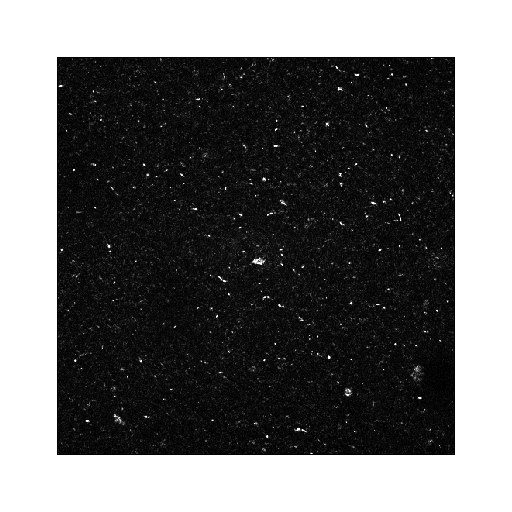
#> input picture codispersion_real_case_template/data/ch05_nano-a.png, 512 x 512 px, found by its file name; its folder holds 4 pictures in this run; the run also reads 2 pictures not shown here
$ python run_01_caso_real_A.py
#> lines starting #> are read from the running program, lines starting #| are printed output that depends on the picture; after the words box and inside, x2 and y2 are one past the last pixel; in counts of white or black regions, pixels touching at a corner belong together; long printed decimals are rounded
### codispersion_real_case_template/src/codispersion_real_case/preprocessing.py
from __future__ import annotations

from pathlib import Path
from typing import Dict, Tuple

import numpy as np


def ensure_gray(img: np.ndarray) -> np.ndarray:
    """Convierte una imagen RGB/RGBA a escala de grises; si ya es 2D, la conserva."""
    arr = np.asarray(img)
    if arr.ndim == 3:
        if arr.shape[2] >= 3:
            arr = 0.2989 * arr[..., 0] + 0.5870 * arr[..., 1] + 0.1140 * arr[..., 2]
        else:
            arr = arr.mean(axis=2)
    return arr.astype(np.float64)


def load_gray(path: str | Path) -> np.ndarray:
    """Carga una imagen como float64 en escala de grises, manteniendo escala original."""
    path = Path(path)
    try:
        import imageio.v3 as iio
        arr = iio.imread(path)
#> arr is the input picture: shape (512, 512, 3); min 0, max 255, mean 110
    except Exception:
        from PIL import Image
        arr = np.asarray(Image.open(path))
    return ensure_gray(arr)


def load_gray01(path: str | Path) -> np.ndarray:
    """Carga una imagen como float64 en escala de grises normalizada a [0, 1]."""
    arr = load_gray(path)
    if arr.max() > 1.0:
        arr = arr / 255.0
    return arr.astype(np.float64)


# [4 lines left out: function zscore, not called in this run]


def tukey_1d(N: int, k: int) -> np.ndarray:
    """Ventana Tukey 1D con aproximadamente k pixeles de rampa por borde."""
    N = int(N)
    k = int(k)
    if N <= 1:
        return np.ones(N, dtype=np.float64)
    alpha = min(1.0, max(0.0, 2.0 * k / max(1, N - 1)))
    n = np.arange(N, dtype=np.float64)
    if alpha <= 0.0:
        return np.ones(N, dtype=np.float64)
    if alpha >= 1.0:
        return 0.5 * (1 - np.cos(2 * np.pi * n / (N - 1)))
    w = np.ones(N, dtype=np.float64)
    edge = int(np.floor(alpha * (N - 1) / 2.0))
    if edge > 0:
        idx = np.arange(edge, dtype=np.float64)
        vals = 0.5 * (1 + np.cos(np.pi * (2 * idx / (alpha * (N - 1)) - 1)))
        w[:edge] = vals
        w[-edge:] = vals[::-1]
    return w


def tukey2d(n1: int, n2: int, k: int = 8) -> np.ndarray:
    """Ventana Tukey 2D separable."""
    return np.outer(tukey_1d(n1, k), tukey_1d(n2, k)).astype(np.float64)


def apply_tukey2d(Z: np.ndarray, border_px: int = 8) -> np.ndarray:
    """Aplica Tukey 2D a una imagen."""
    Z = np.asarray(Z, dtype=np.float64)
    W = tukey2d(Z.shape[0], Z.shape[1], border_px)
    return (Z * W).astype(np.float64)


def preprocess_image(
    Z: np.ndarray,
    *,
    use_zscore: bool = True,
    use_taper: bool = True,
    border_px: int = 8,
) -> np.ndarray:
    """Pipeline estándar: z-score opcional + Tukey opcional."""
    out = np.asarray(Z, dtype=np.float64)
    if use_zscore:
        out = zscore(out)
    if use_taper:
        out = apply_tukey2d(out, border_px=border_px)
    return out.astype(np.float64)


def load_real_images(data_dir: str | Path = "data", normalize01: bool = True) -> Dict[str, np.ndarray]:
    """Carga las imágenes reales a,b,c,d desde una carpeta."""
    data_dir = Path(data_dir)
    loader = load_gray01 if normalize01 else load_gray
    paths = {
        "a": data_dir / "ch05_nano-a.png",
        "b": data_dir / "ch05_nano-b.png",
        "c": data_dir / "ch05_nano-c.png",
        "d": data_dir / "ch05_nano-d.png",
    }
    return {key: loader(path) for key, path in paths.items()}
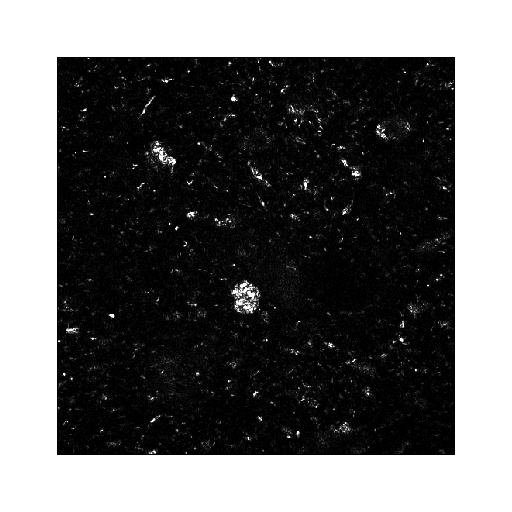
#> input picture codispersion_real_case_template/data/ch05_nano-c.png, 512 x 512 px, found by its file name
#> in load_gray, arr is the input picture: shape (512, 512, 3); min 0, max 255, mean 106.3


# [5 lines left out: function crop_pair, not called in this run]

### codispersion_real_case_template/src/codispersion_real_case/pipelines.py
from __future__ import annotations

from pathlib import Path
from typing import Dict, List, Optional, Tuple

import pandas as pd
import numpy as np

from .preprocessing import load_real_images, preprocess_image, crop_pair, tukey2d
from .diagnostics import real_diagnostics, synthetic_diagnostics, rank1_diagnostics, propose_H
from .synthetic import model1_alignment, model2_diff_ranges, model3_anisotropy_corr, model_rank1, unit_tests_rank1, behavior_tests_B
from .codispersion import codispersion_sobre_H
from .block_selection import select_block_size, select_block_size_double_bootstrap
from .bootstrap import boot_codispersion, results_to_table, validate_mosaic


def run_real_preprocessing_A(
    data_dir: str | Path = "data",
    *,
    test: bool = True,
    crop_n: int = 128,
    use_taper: bool = True,
    border_px: int = 8,
) -> Dict[str, object]:
    imgs0 = load_real_images(data_dir, normalize01=True)
#> imgs0 = 4 items
    if test:
        imgs0 = {k: v[:crop_n, :crop_n].copy() for k, v in imgs0.items()}
    pre = {k: preprocess_image(v, use_zscore=False, use_taper=use_taper, border_px=border_px) for k, v in imgs0.items()}
#> pre = 4 items
    raw_diag = real_diagnostics(imgs0)
    pre_diag = real_diagnostics(pre)
    return {"raw_images": imgs0, "preprocessed_images": pre, "raw_diag": raw_diag, "pre_diag": pre_diag}


# [41 lines left out: functions run_synthetic_preprocessing_B, run_rank1_preprocessing_C, run_formal_implementation_checks, not called in this run]


def _default_H():
    base = [(1,0), (0,1), (1,1), (-1,1)]
    return [(k*h1, k*h2) for k in (1,2) for (h1,h2) in base]


# [51 lines left out: functions run_select_b_real, run_bootstrap_real, not called in this run]

### codispersion_real_case_template/src/codispersion_real_case/diagnostics.py
from __future__ import annotations

import math
from typing import Dict, Iterable, List, Tuple

import numpy as np
import pandas as pd


def roll_diff(X: np.ndarray, h1: int, h2: int) -> np.ndarray:
    """Incremento toroidal: Z(s+h)-Z(s)."""
    return np.roll(X, shift=(int(h1), int(h2)), axis=(0, 1)) - X


def border_center_stats(X: np.ndarray, k: int = 10) -> Dict[str, float]:
    X = np.asarray(X, dtype=np.float64)
    n1, n2 = X.shape
    border = np.zeros_like(X, dtype=bool)
    border[:k, :] = True
    border[-k:, :] = True
    border[:, :k] = True
    border[:, -k:] = True
    center = ~border
    eps = 1e-12
    return {
        "border_mean": float(X[border].mean()),
        "center_mean": float(X[center].mean()),
        "rel_diff_mean_%": float(100 * (X[border].mean() - X[center].mean()) / (X[center].mean() + eps)),
        "border_std": float(X[border].std()),
        "center_std": float(X[center].std()),
    }


def tile_stats(X: np.ndarray, T: int = 8) -> Dict[str, float]:
    X = np.asarray(X, dtype=np.float64)
    n1, n2 = X.shape
    t1, t2 = n1 // T, n2 // T
    means, vars_ = [], []
    for i in range(T):
        for j in range(T):
            block = X[i*t1:(i+1)*t1, j*t2:(j+1)*t2]
            means.append(block.mean())
            vars_.append(block.var())
    means = np.asarray(means)
    vars_ = np.asarray(vars_)
    return {
        "tile_mean_mean": float(means.mean()),
        "tile_mean_std": float(means.std()),
        "tile_var_mean": float(vars_.mean()),
        "tile_var_min": float(vars_.min()),
        "tile_var_max": float(vars_.max()),
        "tile_var_ratio_max_min": float(vars_.max() / (vars_.min() + 1e-12)),
    }


def tile_var_of_increments(X: np.ndarray, h: Tuple[int, int] = (1, 0), T: int = 8) -> Dict[str, object]:
    D = roll_diff(X, *h)
    n1, n2 = D.shape
    t1, t2 = n1 // T, n2 // T
    vals = []
    for i in range(T):
        for j in range(T):
            vals.append(D[i*t1:(i+1)*t1, j*t2:(j+1)*t2].var())
    vals = np.asarray(vals)
    return {"h": tuple(h), "mean_var": float(vals.mean()), "ratio_max_min": float(vals.max() / (vals.min() + 1e-12))}


def variogram_toroidal(X: np.ndarray, h: Tuple[int, int]) -> float:
    D = roll_diff(X, *h)
    return float((D * D).mean())


# [4 lines left out: function cross_variogram_toroidal, not called in this run]


def radial_variogram(X: np.ndarray, max_r: int = 8) -> Tuple[np.ndarray, np.ndarray]:
    vals: dict[float, list[float]] = {}
    for h1 in range(-max_r, max_r + 1):
        for h2 in range(-max_r, max_r + 1):
            if h1 == 0 and h2 == 0:
                continue
            d = math.hypot(h1, h2)
            if d > max_r:
                continue
            vals.setdefault(round(d, 5), []).append(variogram_toroidal(X, (h1, h2)))
    ds = sorted(vals)
    gammas = [float(np.mean(vals[d])) for d in ds]
    return np.array(ds), np.array(gammas)


# [13 lines left out: function radial_cross_variogram, not called in this run]


def effective_range(ds: np.ndarray, gammas: np.ndarray, pct: float = 0.95) -> float:
    k = min(3, len(gammas))
    sill = float(np.mean(np.sort(gammas)[-k:]))
    thr = pct * sill
    for d, g in zip(ds, gammas):
        if g >= thr:
            return float(d)
    return float(ds[-1])


def propose_H(r_eff: float, cap: int = 2) -> Tuple[List[Tuple[int, int]], int]:
    hmax = min(max(1, int(np.floor(0.5 * r_eff))), cap)
    H = set()
    for base in [(1, 0), (0, 1), (1, 1), (-1, 1)]:
        for k in range(1, hmax + 1):
            H.add((base[0] * k, base[1] * k))
    return sorted(H), hmax


def codisp_table(X: np.ndarray, Y: np.ndarray, H: Iterable[Tuple[int, int]]) -> pd.DataFrame:
    from .codispersion import codispersion_empirica
    rows = []
    for h in H:
        res = codispersion_empirica(X, Y, h, mode="toroidal", return_contrib=False)
        rows.append({"h": tuple(h), "rho_hat": res["rho"], "m": res["m"], "status": res["status"]})
    return pd.DataFrame(rows)


def _basic_stats_table(images: Dict[str, np.ndarray]) -> pd.DataFrame:
    rows = []
    for name, X in images.items():
        rows.append({
            "image": name,
            "shape": f"{X.shape[0]}x{X.shape[1]}",
            "min": float(np.nanmin(X)),
            "max": float(np.nanmax(X)),
            "mean": float(np.nanmean(X)),
            "std": float(np.nanstd(X)),
        })
#> this loop made 4 passes
#> name on passes 1 to 4: 'a', 'b', 'c', 'd'
#> after the loop, rows = 4 items
    return pd.DataFrame(rows)


def real_diagnostics(images: Dict[str, np.ndarray], *, max_r: int = 8, tile_T: int = 8) -> Dict[str, object]:
    """Diagnósticos para imágenes reales ya cargadas/preprocesadas."""
    basic = _basic_stats_table(images)
#> basic = table of 4 rows and 6 columns
    bvc_rows, tile_rows, inc_rows = [], [], []
    r_eff = {}
    for name, X in images.items():
        s = border_center_stats(X, k=10); s["image"] = name; bvc_rows.append(s)
        t = tile_stats(X, T=tile_T); t["image"] = name; tile_rows.append(t)
        for h in [(1, 0), (0, 1)]:
            r = tile_var_of_increments(X, h, T=tile_T); r["image"] = name; inc_rows.append(r)
        ds, g = radial_variogram(X, max_r=max_r)
        r_eff[name] = effective_range(ds, g, pct=0.95)
#> this loop made 4 passes
#> (name, sill in effective_range, thr in effective_range) on passes 1 to 4: ('a', 0.0808, 0.0768), ('b', 0.0806, 0.0766), ('c', 0.0853, 0.0811), ('d', 0.085, 0.0807)
#> pass 1, in border_center_stats, `center = ~border`:
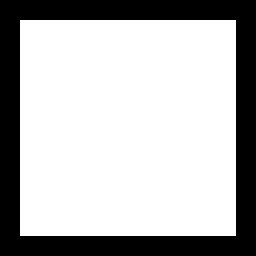
#> center: shape (128, 128) bool (shown 2 times larger); 71.2% white; 1 black region, box (x1, y1, x2, y2) and area: (0, 0, 128, 128) 4720
#> after the loop, bvc_rows = 4 items; inc_rows = 8 items; r_eff = {'a': 7.21, 'b': 7.21, 'c': 7.21, 'd': 7.21}; tile_rows = 4 items
    pairs = {}
    if "a" in images and "b" in images:
        r_ab = min(r_eff["a"], r_eff["b"])
#> r_ab = 7.21
        H_ab, hmax_ab = propose_H(r_ab, cap=2)
#> in propose_H, `hmax = min(max(1, int(np.floor(0.5 * r_eff))), cap)`: hmax = 2
#> H_ab = [(-2, 2), (-1, 1), (0, 1), (0, 2), (1, 0), (1, 1), (2, 0), (2, 2)]; hmax_ab = 2
        pairs["ab"] = {"H": H_ab, "hmax": hmax_ab, "codisp": codisp_table(images["a"], images["b"], H_ab)}
#> the loop in codisp_table, `for h in H:` made 8 passes
#> (h1 in codispersion_empirica, h2 in codispersion_empirica, Abar in codispersion_empirica, Bbar in codispersion_empirica, rho in codispersion_empirica) on passes 1 to 8: (-2, 2, 0.0342, 0.0339, 0.991), (-1, 1, 0.0183, 0.0181, 0.984), (0, 1, 0.00956, 0.00943, 0.973), (0, 2, 0.0181, 0.0178, 0.984), (1, 0, 0.00988, 0.00967, 0.972), (1, 1, 0.0184, 0.0182, 0.985), (2, 0, 0.0186, 0.0182, 0.983), (2, 2, 0.0342, 0.0339, 0.991)
#> after the loop in codisp_table, `for h in H:`: rows = 8 items
    if "c" in images and "d" in images:
        r_cd = min(r_eff["c"], r_eff["d"])
#> r_cd = 7.21
        H_cd, hmax_cd = propose_H(r_cd, cap=2)
#> H_cd has the same summary as H_ab; hmax_cd = 2
        pairs["cd"] = {"H": H_cd, "hmax": hmax_cd, "codisp": codisp_table(images["c"], images["d"], H_cd)}
#> the loop in codisp_table (call 2), `for h in H:` made 8 passes
#> (h1 in codispersion_empirica, h2 in codispersion_empirica, Abar in codispersion_empirica, Bbar in codispersion_empirica, rho in codispersion_empirica) on passes 1 to 8: (-2, 2, 0.0352, 0.0352, 0.992), (-1, 1, 0.0185, 0.0186, 0.985), (0, 1, 0.00975, 0.00984, 0.977), (0, 2, 0.0188, 0.0188, 0.986), (1, 0, 0.00981, 0.00985, 0.973), (1, 1, 0.0186, 0.0187, 0.986), (2, 0, 0.0188, 0.0188, 0.985), (2, 2, 0.0352, 0.0352, 0.992)
#> pass 1, in codispersion_empirica (call 9), `DX = _increments_toroidal(X, (h1, h2))`:
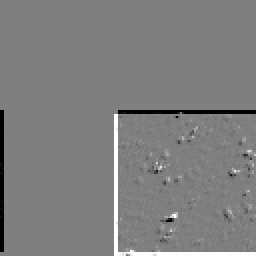
#> DX: shape (128, 128) float64 (shown 2 times larger); min -1, max 1, mean -1.73e-18; drawn with min black and max white
    return {
        "basic": basic,
        "border_center": pd.DataFrame(bvc_rows),
        "tiles": pd.DataFrame(tile_rows),
        "increment_tiles": pd.DataFrame(inc_rows),
        "r_eff": r_eff,
        "pairs": pairs,
    }


# [52 lines left out: functions synthetic_diagnostics, rank1_diagnostics, not called in this run]

### codispersion_real_case_template/src/codispersion_real_case/codispersion.py
from __future__ import annotations

import math
from typing import Dict, Iterable, List, Tuple

import numpy as np

from .diagnostics import roll_diff


def _increments_toroidal(Z: np.ndarray, h: Tuple[int, int]) -> np.ndarray:
    return roll_diff(Z, int(h[0]), int(h[1])).astype(np.float64)


# [8 lines left out: function _slices_interior, not called in this run]


def codispersion_empirica(
    X: np.ndarray,
    Y: np.ndarray,
    h: Tuple[int, int],
    mode: str = "toroidal",
    min_pairs: int = 1,
    nan_policy: str = "omit",
    return_contrib: bool = True,
) -> Dict[str, object]:
    """Estimador rho_hat(h) como promedio de contribuciones locales."""
    X = np.asarray(X, dtype=np.float64)
    Y = np.asarray(Y, dtype=np.float64)
    if X.shape != Y.shape:
        raise ValueError("X e Y deben tener el mismo tamaño")
    h1, h2 = int(h[0]), int(h[1])

    if mode == "toroidal":
        DX = _increments_toroidal(X, (h1, h2))
        DY = _increments_toroidal(Y, (h1, h2))
    elif mode == "interior":
        S0, S1 = _slices_interior(*X.shape, h1, h2)
        DX = X[S1] - X[S0]
        DY = Y[S1] - Y[S0]
    else:
        raise ValueError("mode debe ser 'toroidal' o 'interior'")

    if nan_policy == "omit":
        mask = np.isfinite(DX) & np.isfinite(DY)
        DX = DX[mask]
        DY = DY[mask]
    elif nan_policy == "propagate":
        if not (np.isfinite(DX).all() and np.isfinite(DY).all()):
            return {"rho": np.nan, "Abar": np.nan, "Bbar": np.nan, "m": 0, "S": None, "status": "nan_present"}
    else:
        raise ValueError("nan_policy debe ser 'omit' o 'propagate'")

    m = DX.size
    if m < min_pairs:
        return {"rho": np.nan, "Abar": np.nan, "Bbar": np.nan, "m": int(m), "S": None, "status": "too_few_pairs"}

    Abar = float(np.mean(DX * DX))
    Bbar = float(np.mean(DY * DY))
    if not (Abar > 0.0 and Bbar > 0.0):
        return {"rho": np.nan, "Abar": Abar, "Bbar": Bbar, "m": int(m), "S": None, "status": "zero_variance"}

    S = (DX * DY) / math.sqrt(Abar * Bbar)
    rho = float(np.clip(np.mean(S), -1.0, 1.0))
    out = {"rho": rho, "Abar": Abar, "Bbar": Bbar, "m": int(m), "status": "ok"}
    if return_contrib:
        out["S"] = S
    return out


def codispersion_sobre_H(X: np.ndarray, Y: np.ndarray, H: Iterable[Tuple[int, int]], **kwargs) -> List[Dict[str, object]]:
    return [dict(h=tuple(h), **codispersion_empirica(X, Y, h, **kwargs)) for h in H]


# [10 lines left out: function codispersion_xy, not called in this run]

### codispersion_real_case_template/scripts/run_01_caso_real_A.py
from codispersion_real_case import run_real_preprocessing_A

out = run_real_preprocessing_A(data_dir="data", test=True, crop_n=128)
#> in run_real_preprocessing_A, `raw_diag = real_diagnostics(imgs0)`: raw_diag = 6 items
#> the loop in _basic_stats_table (call 2), `for name, X in images.items():` made 4 passes
#> the loop in real_diagnostics (call 2), `for name, X in images.items():` made 4 passes
#> (name, sill in effective_range, thr in effective_range) on passes 1 to 4: ('a', 0.103, 0.0977), ('b', 0.102, 0.0973), ('c', 0.105, 0.0995), ('d', 0.105, 0.0995)
#> pass 1, in tile_var_of_increments (call 10), `D = roll_diff(X, *h)`:
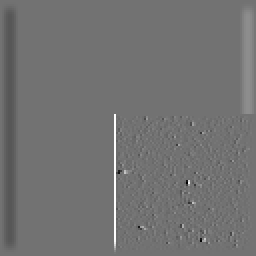
#> D: shape (128, 128) float64 (shown 2 times larger); min -0.812, max 1, mean 1.45e-19; drawn with min black and max white
#> pass 1, in variogram_toroidal (call 785), `D = roll_diff(X, *h)`:
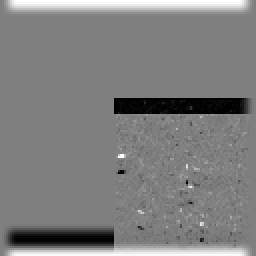
#> D: shape (128, 128) float64 (shown 2 times larger); min -1, max 1, mean 2.82e-18; drawn with min black and max white
#> the loop in codisp_table (call 3), `for h in H:` made 8 passes
#> (h1 in codispersion_empirica, h2 in codispersion_empirica, Abar in codispersion_empirica, Bbar in codispersion_empirica, rho in codispersion_empirica) on passes 1 to 8: (-2, 2, 0.0293, 0.0289, 0.991), (-1, 1, 0.0129, 0.0125, 0.98), (0, 1, 0.00683, 0.00667, 0.968), (0, 2, 0.0156, 0.0153, 0.984), (1, 0, 0.00704, 0.00679, 0.965), (1, 1, 0.013, 0.0128, 0.981), (2, 0, 0.016, 0.0156, 0.983), (2, 2, 0.0297, 0.0293, 0.991)
#> pass 1, in codispersion_empirica (call 17), `DX = _increments_toroidal(X, (h1, h2))`:
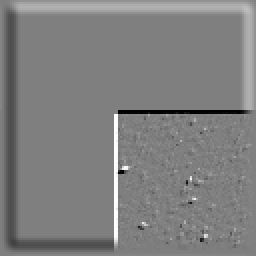
#> DX: shape (128, 128) float64 (shown 2 times larger); min -1, max 1, mean 8.67e-19; drawn with min black and max white
#> the loop in codisp_table (call 4), `for h in H:` made 8 passes
#> (h1 in codispersion_empirica, h2 in codispersion_empirica, Abar in codispersion_empirica, Bbar in codispersion_empirica, rho in codispersion_empirica) on passes 1 to 8: (-2, 2, 0.0291, 0.0291, 0.993), (-1, 1, 0.0124, 0.0126, 0.983), (0, 1, 0.00653, 0.00667, 0.973), (0, 2, 0.0154, 0.0156, 0.987), (1, 0, 0.00678, 0.00685, 0.969), (1, 1, 0.0127, 0.0128, 0.984), (2, 0, 0.0156, 0.0157, 0.986), (2, 2, 0.0296, 0.0297, 0.993)
#> pass 1, in codispersion_empirica (call 25), `X = np.asarray(X, dtype=np.float64)`:
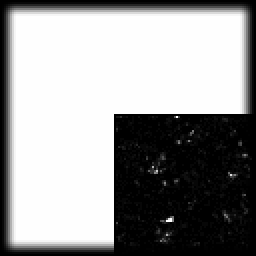
#> X: shape (128, 128) float64 (shown 2 times larger); min 0, max 1, mean 0.601
#> out = 4 items
print(out["pre_diag"]["basic"])
#|   image    shape  min     max      mean       std
#| 0     a  128x128  0.0  0.9999  0.6088  0.4526
#| 1     b  128x128  0.0  0.9999  0.6081  0.4532
#| 2     c  128x128  0.0  0.9999  0.601  0.4622
#| 3     d  128x128  0.0  0.9999  0.6024  0.4605
print(out["pre_diag"]["pairs"]["ab"]["codisp"])
#|          h   rho_hat      m status
#| 0  (-2, 2)  0.991  16384     ok
#| 1  (-1, 1)  0.9803  16384     ok
#| 2   (0, 1)  0.9676  16384     ok
#| 3   (0, 2)  0.984  16384     ok
#| 4   (1, 0)  0.9651  16384     ok
#| 5   (1, 1)  0.9811  16384     ok
#| 6   (2, 0)  0.9831  16384     ok
#| 7   (2, 2)  0.9911  16384     ok
